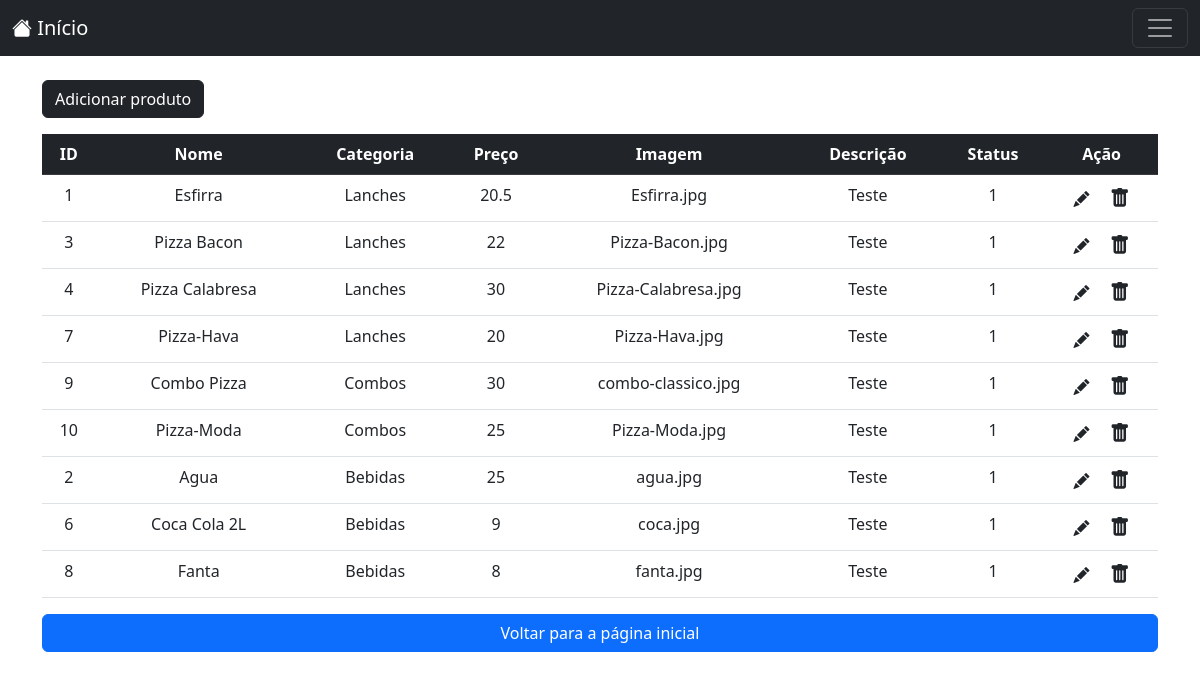
The page /admin/index.php (signed in) on the database its author committed.
### tables this page shows
CREATE TABLE `produtos` (
  `id` int(11) NOT NULL,
  `name` text NOT NULL,
  `id_categoria` int(11) NOT NULL,
  `price` double NOT NULL,
  `description` text NOT NULL,
  `images` text NOT NULL,
  `status` tinyint(1) NOT NULL
);

CREATE TABLE `categorias` (
  `id` int(11) NOT NULL,
  `nome` varchar(100) NOT NULL,
  `imagem` varchar(100) NOT NULL,
  `status` tinyint(1) NOT NULL
);

### class/Admin.php (called while the page is built, shortened)
<?php
class Admin
{
	private $produtosTable = 'produtos';
	private $con;
	public function __construct($db)
	{
		$this->con = $db;
	}
	public function allProdutos()
	{
		$stmt = $this->con->prepare("SELECT id, name, id_categoria, price, description, images, status FROM " . $this->produtosTable . " order by id_categoria desc");
		$stmt->execute();
		$result = $stmt->get_result();
		return $result;
	}
}

### class/Categoria.php (called while the page is built, shortened)
<?php
class Categoria
{
	private $categoriasTable = 'categorias';
	private $con;
	public function __construct($db)
	{
		$this->con = $db;
	}
	public function nomeCategoria($id)
	{
		$stmt = $this->con->prepare("SELECT nome FROM " . $this->categoriasTable . " WHERE id = " . $id);
		$stmt->execute();
		$result = $stmt->get_result();
		$item = $result->fetch_assoc();
		return $item['nome'];
	}
}
?>

### admin/index.php (the view, shortened to what this page needs)
<?php
include_once '../config/Database.php';
include_once '../class/Categoria.php';
include_once '../class/Admin.php';
$database = new Database();
$db = $database->getConexao();
$categoria = new Categoria($db);
$admin = new Admin($db);
include('../inc/header.php');
include('./inc/nav.php');
?>
	<div class="container mt-4">
		<a href="addproduto.php" class="btn btn-dark mb-3">Adicionar produto</a>
		<table class="table table-hover text-center">
			<thead class="table-dark">
				<tr>
					<th scope="col">ID</th>
					<th scope="col">Nome</th>
					<th scope="col">Categoria</th>
					<th scope="col">Preço</th>
					<th scope="col">Imagem</th>
					<th scope="col">Descrição</th>
					<th scope="col">Status</th>
					<th scope="col">Ação</th>
				</tr>
			</thead>
			<tbody>
				<?php
					$items = $admin->allProdutos();
					while($item = $items->fetch_assoc()){
						?>
						<tr>
							<td><?php echo $item['id']?></td>
							<td><?php echo $item['name']?></td>
							<td><?php echo $categoria->nomeCategoria($item['id_categoria'])?></td>
							<td><?php echo $item['price']?></td>
							<td><?php echo $item['images']?></td>
							<td><?php echo $item['description']?></td>
							<td><?php echo $item['status']?></td>
							<td>
								<a href="edit.php?id=<?php echo $item['id'] ?>" class="link-dark"><i class="bi bi-pencil-fill me-3"></i></a>
								<a href="delete.php?id=<?php echo $item['id'] ?>" class="link-dark"><i class="bi bi-trash-fill fs-5"></i></a>
							</td>
						</tr>
						<?php
					}
				?>
			</tbody>
		</table>
		<a href="/Denilson/index.html" class="btn btn-primary" style="display: flex; justify-content: center; text-align: center; margin: 0 auto;">Voltar para a página inicial</a>
	</div>
</body>
</html>

### inc/header.php (shortened to what this page needs)
<!DOCTYPE html>
<html>
<head>
    <link rel="stylesheet" href="https://cdn.jsdelivr.net/npm/bootstrap-icons@1.10.2/font/bootstrap-icons.css">
    <link href="https://cdn.jsdelivr.net/npm/bootstrap@5.2.2/dist/css/bootstrap.min.css" rel="stylesheet">

### admin/inc/nav.php (shortened to what this page needs)
<nav class="navbar navbar-dark bg-dark ">
    <div class="container-fluid">
        <a class="navbar-brand" href="index.php"><i class="bi bi-house-fill"></i> Início</a>
        <button class="navbar-toggler" type="button" data-bs-toggle="offcanvas" data-bs-target="#offcanvasDarkNavbar" aria-controls="offcanvasDarkNavbar">
            <span class="navbar-toggler-icon"></span>
        </button>
    </div>
</nav>

### rows shown on the page
produtos: id "1", name "Esfirra", id_categoria.nome "Lanches", price "20.5", images "Esfirra.jpg", description "Teste", status "1"
produtos: id "3", name "Pizza Bacon", id_categoria.nome "Lanches", price "22", images "Pizza-Bacon.jpg", description "Teste", status "1"
produtos: id "4", name "Pizza Calabresa", id_categoria.nome "Lanches", price "30", images "Pizza-Calabresa.jpg", description "Teste", status "1"
produtos: id "7", name "Pizza-Hava", id_categoria.nome "Lanches", price "20", images "Pizza-Hava.jpg", description "Teste", status "1"
produtos: id "9", name "Combo Pizza", id_categoria.nome "Combos", price "30", images "combo-classico.jpg", description "Teste", status "1"
produtos: id "10", name "Pizza-Moda", id_categoria.nome "Combos", price "25", images "Pizza-Moda.jpg", description "Teste", status "1"
produtos: id "2", name "Agua", id_categoria.nome "Bebidas", price "25", images "agua.jpg", description "Teste", status "1"
produtos: id "6", name "Coca Cola 2L", id_categoria.nome "Bebidas", price "9", images "coca.jpg", description "Teste", status "1"
produtos: id "8", name "Fanta", id_categoria.nome "Bebidas", price "8", images "fanta.jpg", description "Teste", status "1"
